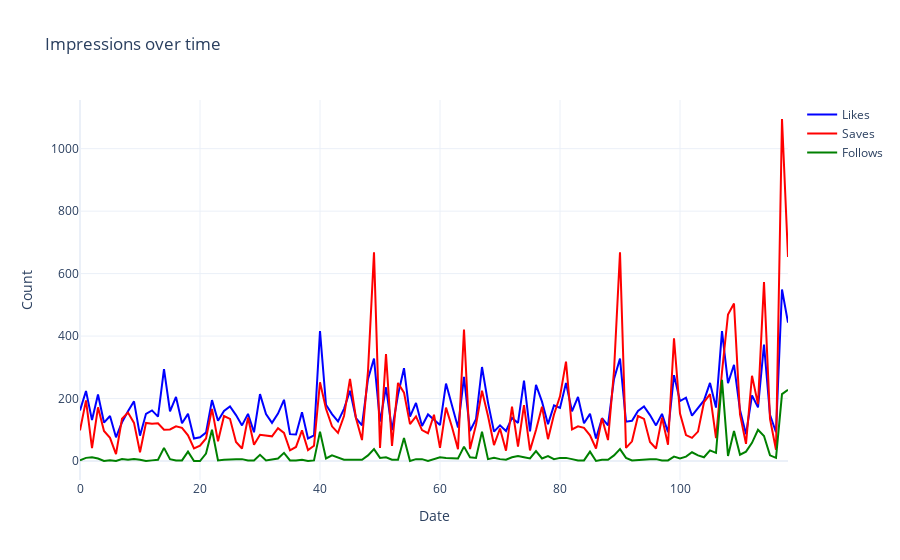

This figure's notebook cell:
### Markdown cell above
## Question No 6
Have a look at all the metrics like Likes, Saves, and Follows from each post over time as
shown below.

### Answer

### Code cell
fig = go.Figure()
fig.add_trace(go.Scatter(x=df.index, y=df["Likes"], mode='lines', name='Likes',line=dict(color='blue')))
fig.add_trace(go.Scatter(x=df.index, y=df["Saves"], mode='lines', name='Saves',line=dict(color='red')))
fig.add_trace(go.Scatter(x=df.index, y=df["Follows"], mode='lines', name='Follows',line=dict(color='green')))

fig.update_layout(title="Impressions over time", xaxis_title="Date", yaxis_title="Count")
fig.show()

### Figure 1 — Plotly figure (JSON) as saved in the notebook; plotly's stock layout.template omitted (floating-point values rounded to 4 significant figures)
{"data": [{"line": {"color": "blue"}, "mode": "lines", "name": "Likes", "type": "scatter", "x": [0, 1, 2, 3, 4, 5, 6, 7, 8, 9, 10, 11, 12, 13, 14, 15, 16, 17, 18, 19, 20, 21, 22, 23, 24, 25, 26, 27, 28, 29, 30, 31, 32, 33, 34, 35, 36, 37, 38, 39, 40, 41, 42, 43, 44, 45, 46, 47, 48, 49, 50, 51, 52, 53, 54, 55, 56, 57, 58, 59, 60, 61, 62, 63, 64, 65, 66, 67, 68, 69, 70, 71, 72, 73, 74, 75, 76, 77, 78, 79, 80, 81, 82, 83, 84, 85, 86, 87, 88, 89, 90, 91, 92, 93, 94, 95, 96, 97, 98, 99, 100, 101, 102, 103, 104, 105, 106, 107, 108, 109, 110, 111, 112, 113, 114, 115, 116, 117, 118], "y": [162, 224, 131, 213, 123, 144, 76, 124, 159, 191, 81, 151, 162, 142, 294, 159, 205, 121, 151, 72, 76, 91, 195, 129, 160, 175, 147, 114, 151, 92, 214, 150, 122, 152, 196, 86, 85, 156, 72, 82, 416, 180, 150, 127, 167, 225, 137, 114, 263, 328, 126, 236, 99, 212, 297, 142, 186, 112, 149, 132, 115, 248, 178, 107, 269, 96, 134, 301, 187, 94, 114, 96, 138, 122, 257, 95, 244, 190, 118, 178, 170, 250, 159, 205, 121, 151, 72, 137, 114, 263, 328, 126, 129, 160, 175, 147, 114, 151, 92, 275, 192, 203, 145, 168, 194, 250, 171, 416, 249, 308, 163, 86, 210, 172, 373, 148, 92, 549, 443]}, {"line": {"color": "red"}, "mode": "lines", "name": "Saves", "type": "scatter", "x": [0, 1, 2, 3, 4, 5, 6, 7, 8, 9, 10, 11, 12, 13, 14, 15, 16, 17, 18, 19, 20, 21, 22, 23, 24, 25, 26, 27, 28, 29, 30, 31, 32, 33, 34, 35, 36, 37, 38, 39, 40, 41, 42, 43, 44, 45, 46, 47, 48, 49, 50, 51, 52, 53, 54, 55, 56, 57, 58, 59, 60, 61, 62, 63, 64, 65, 66, 67, 68, 69, 70, 71, 72, 73, 74, 75, 76, 77, 78, 79, 80, 81, 82, 83, 84, 85, 86, 87, 88, 89, 90, 91, 92, 93, 94, 95, 96, 97, 98, 99, 100, 101, 102, 103, 104, 105, 106, 107, 108, 109, 110, 111, 112, 113, 114, 115, 116, 117, 118], "y": [98, 194, 41, 172, 96, 74, 22, 135, 155, 122, 28, 122, 119, 121, 100, 101, 111, 106, 82, 40, 49, 72, 167, 63, 144, 135, 61, 40, 139, 52, 84, 81, 79, 105, 90, 34, 45, 98, 35, 49, 252, 167, 111, 90, 144, 263, 137, 67, 288, 668, 42, 342, 48, 250, 219, 118, 143, 99, 89, 148, 42, 171, 109, 38, 421, 38, 116, 225, 144, 51, 104, 33, 174, 46, 179, 34, 99, 174, 70, 149, 207, 318, 101, 111, 106, 82, 40, 137, 67, 288, 668, 42, 63, 144, 135, 61, 40, 139, 52, 393, 152, 83, 74, 94, 188, 214, 73, 285, 469, 504, 149, 55, 273, 182, 573, 135, 36, 1095, 653]}, {"line": {"color": "green"}, "mode": "lines", "name": "Follows", "type": "scatter", "x": [0, 1, 2, 3, 4, 5, 6, 7, 8, 9, 10, 11, 12, 13, 14, 15, 16, 17, 18, 19, 20, 21, 22, 23, 24, 25, 26, 27, 28, 29, 30, 31, 32, 33, 34, 35, 36, 37, 38, 39, 40, 41, 42, 43, 44, 45, 46, 47, 48, 49, 50, 51, 52, 53, 54, 55, 56, 57, 58, 59, 60, 61, 62, 63, 64, 65, 66, 67, 68, 69, 70, 71, 72, 73, 74, 75, 76, 77, 78, 79, 80, 81, 82, 83, 84, 85, 86, 87, 88, 89, 90, 91, 92, 93, 94, 95, 96, 97, 98, 99, 100, 101, 102, 103, 104, 105, 106, 107, 108, 109, 110, 111, 112, 113, 114, 115, 116, 117, 118], "y": [2, 10, 12, 8, 0, 2, 0, 6, 4, 6, 4, 0, 2, 4, 42, 6, 2, 2, 30, 0, 0, 24, 100, 2, 4, 6, 6, 6, 2, 2, 20, 2, 4, 8, 26, 2, 2, 4, 0, 2, 94, 8, 18, 10, 4, 4, 4, 4, 18, 38, 10, 12, 4, 4, 74, 0, 6, 6, 0, 6, 12, 10, 8, 8, 46, 12, 10, 94, 6, 10, 6, 4, 12, 16, 12, 8, 32, 8, 16, 6, 10, 10, 6, 2, 2, 30, 0, 4, 4, 18, 38, 10, 2, 4, 6, 6, 6, 2, 2, 14, 8, 14, 28, 18, 12, 34, 26, 260, 16, 96, 20, 30, 58, 100, 80, 18, 10, 214, 228]}], "layout": {"title": {"text": "Impressions over time"}, "xaxis": {"title": {"text": "Date"}}, "yaxis": {"title": {"text": "Count"}}}}
